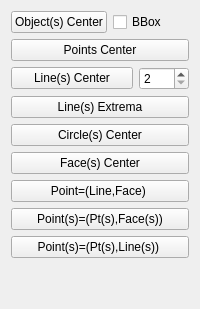
             <widget class="QWidget" name="Point_Tab1">
              <attribute name="icon">
               <iconset>
                <normaloff>../../../../../../../../home/laurent/Documents/03_Plans/Python/Icons/WF_point.svg</normaloff>../../../../../../../../home/laurent/Documents/03_Plans/Python/Icons/WF_point.svg</iconset>
              </attribute>
              <attribute name="title">
               <string>Point 1/2</string>
              </attribute>
              <attribute name="toolTip">
               <string>Point</string>
              </attribute>
              <layout class="QGridLayout" name="gridLayout_7">
               <item row="8" column="0">
                <widget class="QPushButton" name="button_point_line_point">
                 <property name="toolTip">
                  <string>Point(s)=(Point(s),Line(s)):
Create projection(s) of Point(s) onto Line(s).
- First select one (or several) Point(s)
- Second select one or several) Line(s)
- Then push this button

Plot the intersection point T on a Line given one Line and One Point C.
The Vector TC is perpendicular to the Line.
The symetric point Cprime is also created as TC=TCprime.</string>
                 </property>
                 <property name="text">
                  <string>Point(s)=(Pt(s),Line(s)) </string>
                 </property>
                 <property name="icon">
                  <iconset>
                   <normaloff>../../../../../../../../home/laurent/Documents/03_Plans/Python/Icons/WF_pointLinePoint.svg</normaloff>../../../../../../../../home/laurent/Documents/03_Plans/Python/Icons/WF_pointLinePoint.svg</iconset>
                 </property>
                 <property name="iconSize">
                  <size>
                   <width>32</width>
                   <height>32</height>
                  </size>
                 </property>
                </widget>
               </item>
               <item row="5" column="0">
                <widget class="QPushButton" name="button_face_center">
                 <property name="toolTip">
                  <string>Create a Point at center location of each selected Face(s).</string>
                 </property>
                 <property name="text">
                  <string>Face(s) Center</string>
                 </property>
                 <property name="icon">
                  <iconset>
                   <normaloff>../../../../../../../../home/laurent/Documents/03_Plans/Python/Icons/WF_centerFacePoint.svg</normaloff>../../../../../../../../home/laurent/Documents/03_Plans/Python/Icons/WF_centerFacePoint.svg</iconset>
                 </property>
                 <property name="iconSize">
                  <size>
                   <width>32</width>
                   <height>32</height>
                  </size>
                 </property>
                </widget>
               </item>
               <item row="4" column="0">
                <widget class="QPushButton" name="button_circle_center">
                 <property name="toolTip">
                  <string>Create a Point at center location of each selected Circle(s) or Arc(s).</string>
                 </property>
                 <property name="text">
                  <string>Circle(s) Center</string>
                 </property>
                 <property name="icon">
                  <iconset>
                   <normaloff>../../../../../../../../home/laurent/Documents/03_Plans/Python/Icons/WF_centerCirclePoint.svg</normaloff>../../../../../../../../home/laurent/Documents/03_Plans/Python/Icons/WF_centerCirclePoint.svg</iconset>
                 </property>
                 <property name="iconSize">
                  <size>
                   <width>32</width>
                   <height>32</height>
                  </size>
                 </property>
                </widget>
               </item>
               <item row="1" column="0">
                <widget class="QPushButton" name="button_Npoints_center">
                 <property name="toolTip">
                  <string>Create a Point at mean location of all selected points.</string>
                 </property>
                 <property name="text">
                  <string>Points Center</string>
                 </property>
                 <property name="icon">
                  <iconset>
                   <normaloff>../../../../../../../../home/laurent/Documents/03_Plans/Python/Icons/WF_NpointsPoint.svg</normaloff>../../../../../../../../home/laurent/Documents/03_Plans/Python/Icons/WF_NpointsPoint.svg</iconset>
                 </property>
                 <property name="iconSize">
                  <size>
                   <width>32</width>
                   <height>32</height>
                  </size>
                 </property>
                </widget>
               </item>
               <item row="2" column="0">
                <layout class="QHBoxLayout" name="horizontalLayout_6">
                 <item>
                  <widget class="QPushButton" name="button_line_center">
                   <property name="maximumSize">
                    <size>
                     <width>16777215</width>
                     <height>16777215</height>
                    </size>
                   </property>
                   <property name="toolTip">
                    <string>Create Point(s):
Cut each selected Line(s) in 2 (n) parts and create a (n-1) Point(s) at ends of edge(s).
The number indicates how many parts to consider.</string>
                   </property>
                   <property name="text">
                    <string>Line(s) Center</string>
                   </property>
                   <property name="icon">
                    <iconset>
                     <normaloff>../../../../../../../../home/laurent/Documents/03_Plans/Python/Icons/WF_centerLinePoint.svg</normaloff>../../../../../../../../home/laurent/Documents/03_Plans/Python/Icons/WF_centerLinePoint.svg</iconset>
                   </property>
                   <property name="iconSize">
                    <size>
                     <width>32</width>
                     <height>32</height>
                    </size>
                   </property>
                  </widget>
                 </item>
                 <item>
                  <widget class="QSpinBox" name="spin_line_center">
                   <property name="minimumSize">
                    <size>
                     <width>40</width>
                     <height>0</height>
                    </size>
                   </property>
                   <property name="maximumSize">
                    <size>
                     <width>50</width>
                     <height>16777215</height>
                    </size>
                   </property>
                   <property name="toolTip">
                    <string>The number indicates in how many parts each selected Lines(s) will be cut  (Max 100).</string>
                   </property>
                   <property name="minimum">
                    <number>2</number>
                   </property>
                   <property name="maximum">
                    <number>100</number>
                   </property>
                   <property name="singleStep">
                    <number>1</number>
                   </property>
                  </widget>
                 </item>
                </layout>
               </item>
               <item row="6" column="0">
                <widget class="QPushButton" name="button_line_face_point">
                 <property name="toolTip">
                  <string>Create a point at the intersection of the Line and Plane selected.</string>
                 </property>
                 <property name="text">
                  <string>Point=(Line,Face) </string>
                 </property>
                 <property name="icon">
                  <iconset>
                   <normaloff>../../../../../../../../home/laurent/Documents/03_Plans/Python/Icons/WF_lineFacePoint.svg</normaloff>../../../../../../../../home/laurent/Documents/03_Plans/Python/Icons/WF_lineFacePoint.svg</iconset>
                 </property>
                 <property name="iconSize">
                  <size>
                   <width>32</width>
                   <height>32</height>
                  </size>
                 </property>
                </widget>
               </item>
               <item row="3" column="0">
                <widget class="QPushButton" name="button_line_extrema">
                 <property name="toolTip">
                  <string>Create Points at start and end location of each selected Line(s).</string>
                 </property>
                 <property name="text">
                  <string>Line(s) Extrema</string>
                 </property>
                 <property name="icon">
                  <iconset>
                   <normaloff>../../../../../../../../home/laurent/Documents/03_Plans/Python/Icons/WF_extremaLinePoint.svg</normaloff>../../../../../../../../home/laurent/Documents/03_Plans/Python/Icons/WF_extremaLinePoint.svg</iconset>
                 </property>
                 <property name="iconSize">
                  <size>
                   <width>32</width>
                   <height>32</height>
                  </size>
                 </property>
                </widget>
               </item>
               <item row="9" column="0">
                <spacer name="verticalSpacer_10">
                 <property name="orientation">
                  <enum>Qt::Vertical</enum>
                 </property>
                 <property name="sizeHint" stdset="0">
                  <size>
                   <width>20</width>
                   <height>40</height>
                  </size>
                 </property>
                </spacer>
               </item>
               <item row="7" column="0">
                <widget class="QPushButton" name="button_point_face_point">
                 <property name="toolTip">
                  <string>Point(s)=(Point(s),Face(s)):
Create projection(s) of Point(s) onto Face(s).
- First select one (or several) Point(s)
- Second select one or several) Plane(s)
- Then push this button

Plot the intersection point T on a Plane given one Plane and One Point C.
The Vector TC is perpendicular to the plane.</string>
                 </property>
                 <property name="text">
                  <string>Point(s)=(Pt(s),Face(s))</string>
                 </property>
                 <property name="icon">
                  <iconset>
                   <normaloff>../../../../../../../../home/laurent/Documents/03_Plans/Python/Icons/WF_pointFacePoint.svg</normaloff>../../../../../../../../home/laurent/Documents/03_Plans/Python/Icons/WF_pointFacePoint.svg</iconset>
                 </property>
                 <property name="iconSize">
                  <size>
                   <width>32</width>
                   <height>32</height>
                  </size>
                 </property>
                </widget>
               </item>
               <item row="0" column="0">
                <layout class="QHBoxLayout" name="horizontalLayout_10">
                 <item>
                  <widget class="QPushButton" name="button_object_center">
                   <property name="toolTip">
                    <string>Create a Point at center location of all selected Object(s).
    if BBox is not toggled
        This point is the MEAN location of all center of Mass (if exist) of all objects.
        All  center of Mass will be created too.
    if BBox is toggled
        This point is the center of the Global X,Y,Z bounding box of all objects.
        This bounding box alway exists (especially for draft objects).
        Be aware this point is not necessary the center of Mass of all Objects!</string>
                   </property>
                   <property name="text">
                    <string>Object(s) Center</string>
                   </property>
                   <property name="icon">
                    <iconset>
                     <normaloff>../../../../../../../../home/laurent/Documents/03_Plans/Python/Icons/WF_centerObjectsPoint.svg</normaloff>../../../../../../../../home/laurent/Documents/03_Plans/Python/Icons/WF_centerObjectsPoint.svg</iconset>
                   </property>
                   <property name="iconSize">
                    <size>
                     <width>32</width>
                     <height>32</height>
                    </size>
                   </property>
                  </widget>
                 </item>
                 <item>
                  <widget class="QCheckBox" name="checkBox_object_center">
                   <property name="text">
                    <string>BBox</string>
                   </property>
                  </widget>
                 </item>
                </layout>
               </item>
              </layout>
              <zorder>button_line_extrema</zorder>
              <zorder>button_circle_center</zorder>
              <zorder>button_face_center</zorder>
              <zorder>button_line_face_point</zorder>
              <zorder>button_point_face_point</zorder>
              <zorder>button_Npoints_center</zorder>
              <zorder>verticalSpacer_10</zorder>
              <zorder>button_point_line_point</zorder>
             </widget>
